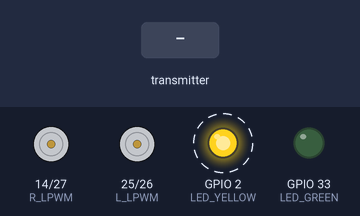
A sketch run on a simulated ESP32. Parts: motor-driver pin pairs drawn as motors (green arrow = first pin HIGH = forward, orange = second pin HIGH = backward, longer = more drive), output pins drawn as LEDs (lit = HIGH). Dashed ring = blinking. The inputs (shaded band) are chosen by the test bench.

Above: at 1.2 s.
1.3 s: the transmitter starts sending leftMotor = 1024
At 2.0 s:
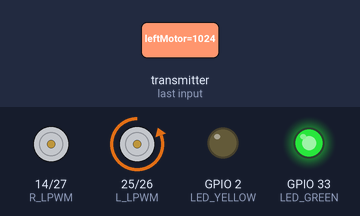
2.8 s: the transmitter starts sending rightMotor = 1024
At 4.0 s:
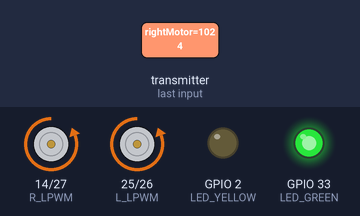
4.3 s: the transmitter starts sending leftMotor = 0
At 5.4 s:
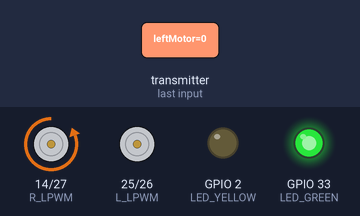
5.8 s: the transmitter starts sending leftMotor = 2048
At 6.6 s:
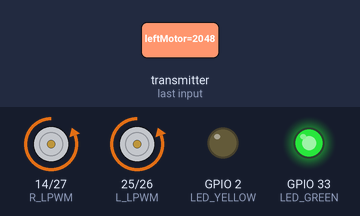
7.3 s: the transmitter starts sending rightMotor = 0
At 7.8 s:
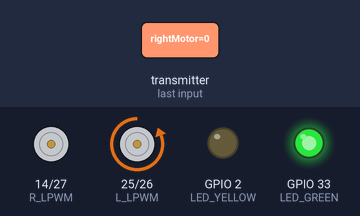
Timing chart, 0 to 9.8 s (numbered marks = the images above; inputs shaded):
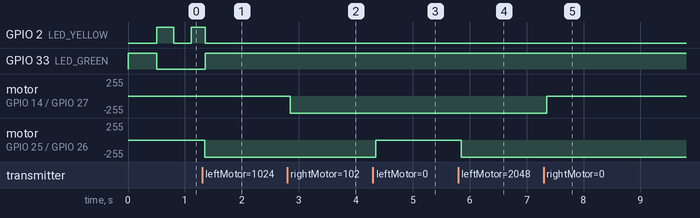

The sketch:

arcee.ino
```cpp
#include <esp_now.h>
#include <WiFi.h>

const int L_RPWM = 26;
const int L_LPWM = 25;
const int R_RPWM = 27;
const int R_LPWM = 14;

const int LED_GREEN = 33;  // Solid when connected
const int LED_YELLOW = 2;  // Blinks when lost

typedef struct struct_message {
  int leftMotor;
  int rightMotor;
} struct_message;

struct_message incomingCmd;

unsigned long lastRecvTime = 0;
unsigned long lastBlinkTime = 0;
bool yellowState = LOW;

void OnDataRecv(const uint8_t * mac, const uint8_t *incomingData, int len) {
  memcpy(&incomingCmd, incomingData, sizeof(incomingCmd));
  lastRecvTime = millis();

  // T' 10% Noise Filter (Stops whine and stall)
  if (abs(incomingCmd.leftMotor) < 26) incomingCmd.leftMotor = 0;
  if (abs(incomingCmd.rightMotor) < 26) incomingCmd.rightMotor = 0;

  if (incomingCmd.leftMotor > 0) {
    analogWrite(L_RPWM, incomingCmd.leftMotor);
    analogWrite(L_LPWM, 0);
  } else {
    analogWrite(L_RPWM, 0);
    analogWrite(L_LPWM, abs(incomingCmd.leftMotor));
  }

  if (incomingCmd.rightMotor > 0) {
    analogWrite(R_RPWM, incomingCmd.rightMotor);
    analogWrite(R_LPWM, 0);
  } else {
    analogWrite(R_RPWM, 0);
    analogWrite(R_LPWM, abs(incomingCmd.rightMotor));
  }
}

void setup() {
  Serial.begin(115200);

  pinMode(L_RPWM, OUTPUT); pinMode(L_LPWM, OUTPUT);
  pinMode(R_RPWM, OUTPUT); pinMode(R_LPWM, OUTPUT);
  pinMode(LED_GREEN, OUTPUT); pinMode(LED_YELLOW, OUTPUT);

  WiFi.mode(WIFI_STA);
  if (esp_now_init() != ESP_OK) return;

  esp_now_register_recv_cb((esp_now_recv_cb_t)OnDataRecv);
}

void loop() {
  // T' Watchdog
  if (millis() - lastRecvTime > 500) {
    // She's lost connection
    digitalWrite(LED_GREEN, LOW);

    // Blink t' Yellow Eye
    if (millis() - lastBlinkTime > 300) {
      yellowState = !yellowState;
      digitalWrite(LED_YELLOW, yellowState);
      lastBlinkTime = millis();
    }

    // Stop t' tracks
    analogWrite(L_RPWM, 0); analogWrite(L_LPWM, 0);
    analogWrite(R_RPWM, 0); analogWrite(R_LPWM, 0);
  } else {
    // She hears ye loud and clear
    digitalWrite(LED_GREEN, HIGH);
    digitalWrite(LED_YELLOW, LOW);
  }
  delay(10);
}
```

Measured:
- after the input at 1.3 s, GPIO 33 (LED_GREEN): LOW → HIGH after 0.06 s; motor on GPIO 25 (L_LPWM) / GPIO 26 (L_RPWM): stopped → backward 255/255 after 0.05 s
- after the input at 2.8 s, motor on GPIO 14 (R_LPWM) / GPIO 27 (R_RPWM): stopped → backward 255/255 after 0.05 s
- after the input at 4.3 s, motor on GPIO 25 (L_LPWM) / GPIO 26 (L_RPWM): backward 255/255 → stopped after 0.05 s
- after the input at 5.8 s, motor on GPIO 25 (L_LPWM) / GPIO 26 (L_RPWM): stopped → backward 255/255 after 0.05 s
- after the input at 7.3 s, motor on GPIO 14 (R_LPWM) / GPIO 27 (R_RPWM): backward 255/255 → stopped after 0.05 s
